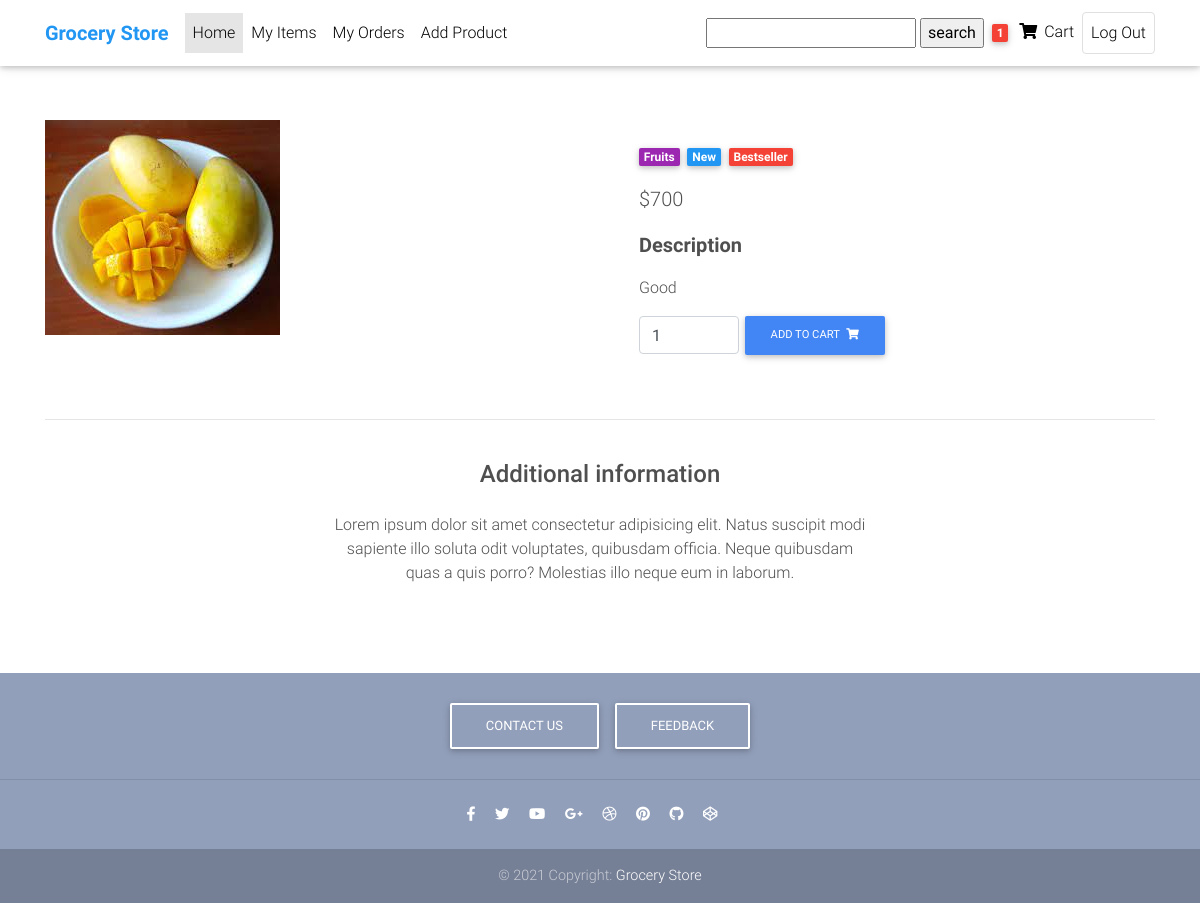
/product/15/ (signed in), run on the app's committed database.
### Base/models/product.py (models this page shows, shortened)
class Product(models.Model):
    title = models.CharField(max_length=250, unique=True)
    description = models.TextField(max_length=250, blank=True, null=True)
    image = models.ImageField(upload_to='uploads/products/')
    price = models.IntegerField(default=0)
    created = models.DateTimeField(auto_now_add=True)
    category = models.ForeignKey(Categorie, on_delete=models.CASCADE,blank=True,null=True)
    quantity = models.IntegerField(default=1)
    user = models.ForeignKey(User, on_delete=models.CASCADE, blank=True, null=True)
    class Meta:
        ordering = ['created']

### Base/models/categorie.py (models this page shows)
class Categorie(models.Model):
    title = models.CharField(max_length=250)
    def __str__(self):
        return self.title

### Base/views/productdetail.py (the view)
# urls.py: path('product/<int:pk>/', ProductDetail.as_view(), name='product'),
class ProductDetail(LoginRequiredMixin, DetailView):
    model = Product
    context_object_name = 'product'
    template_name = 'base/product_detail.html'
    def get_context_data(self, **kwargs):
        context = super().get_context_data(**kwargs)
        cart, _ = Cart.objects.get_or_create(user=self.request.user)
        context['quantity'] = cart.quantity
        return context

### Base/templates/Base/product_detail.html (shortened to what this page needs)
{% extends 'Base/basic.html' %}
{% load static %}
{% load crispy_forms_tags %}
{% load widget_tweaks %}
{% block scripts %}
  <link rel="stylesheet" href="https://use.fontawesome.com/releases/v5.11.2/css/all.css">
  <link href="{%static 'Product_detail/css/style.min.css' %}" rel="stylesheet">
  {% endblock scripts %}
   {% block content %}
  <main class="mt-5 pt-4">
    <div class="container dark-grey-text mt-5">
      <div class="row wow fadeIn">
        <div class="col-md-6 mb-4">
          <img src="{{product.image.url}}" class="img-fluid" alt="">
        </div>
        <div class="col-md-6 mb-4">
          <div class="p-4">
            <div class="mb-3">
              <a href="">
                <span class="badge purple mr-1">{{product.category}}</span>
              </a>
              <a href="">
                <span class="badge blue mr-1">New</span>
              </a>
              <a href="">
                <span class="badge red mr-1">Bestseller</span>
              </a>
            </div>
            <p class="lead">
              <span>${{product.price}}</span>
            </p>
            <p class="lead font-weight-bold">Description</p>
            <p>{{product.description}}</p>
            <form class="d-flex justify-content-left" action="{%url 'create_item' product.id %}" method="POST">
              <input type="number" value="1" aria-label="Search" class="form-control" style="width: 100px">
              <button class="btn btn-primary btn-md my-0 p" type="submit">Add to cart
                <i class="fas fa-shopping-cart ml-1"></i>
              </button>
            </form>
          </div>
        </div>
      </div>
      <hr>
      <div class="row d-flex justify-content-center wow fadeIn">
        <div class="col-md-6 text-center">
          <h4 class="my-4 h4">Additional information</h4>
          <p>Lorem ipsum dolor sit amet consectetur adipisicing elit. Natus suscipit modi sapiente illo soluta odit
            voluptates,
            quibusdam officia. Neque quibusdam quas a quis porro? Molestias illo neque eum in laborum.</p>
        </div>
      </div>
      <div class="row wow fadeIn">
        <div class="col-lg-4 col-md-12 mb-4">
        </div>
        <div class="col-lg-4 col-md-6 mb-4">
        </div>
        <div class="col-lg-4 col-md-6 mb-4">
        </div>
      </div>
    </div>
  </main>
  {% endblock content %}

### Base/templates/Base/basic.html (style rules this page uses)
html, body, header, .carousel { height: 60vh; }

### data on the page
Product: image (picture), category "Fruits", price "700", description "Good"

### other printed values
{{ quantity }} "1"
